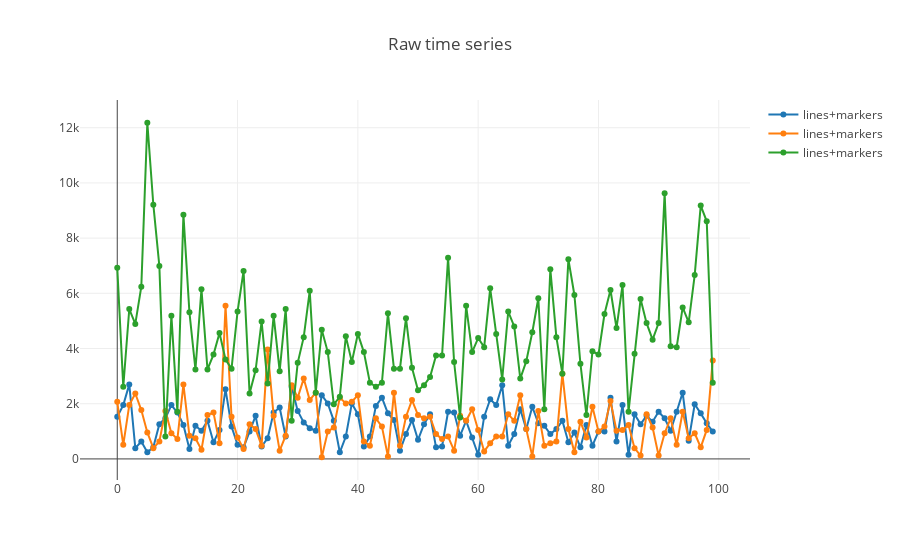

The code cell stored with this chart in its notebook:
### Code cell
layout = go.Layout(title='Raw time series', showlegend=True)
fig = go.Figure(data=raw_data, layout=layout)

iplot(fig, filename='show-legend')
